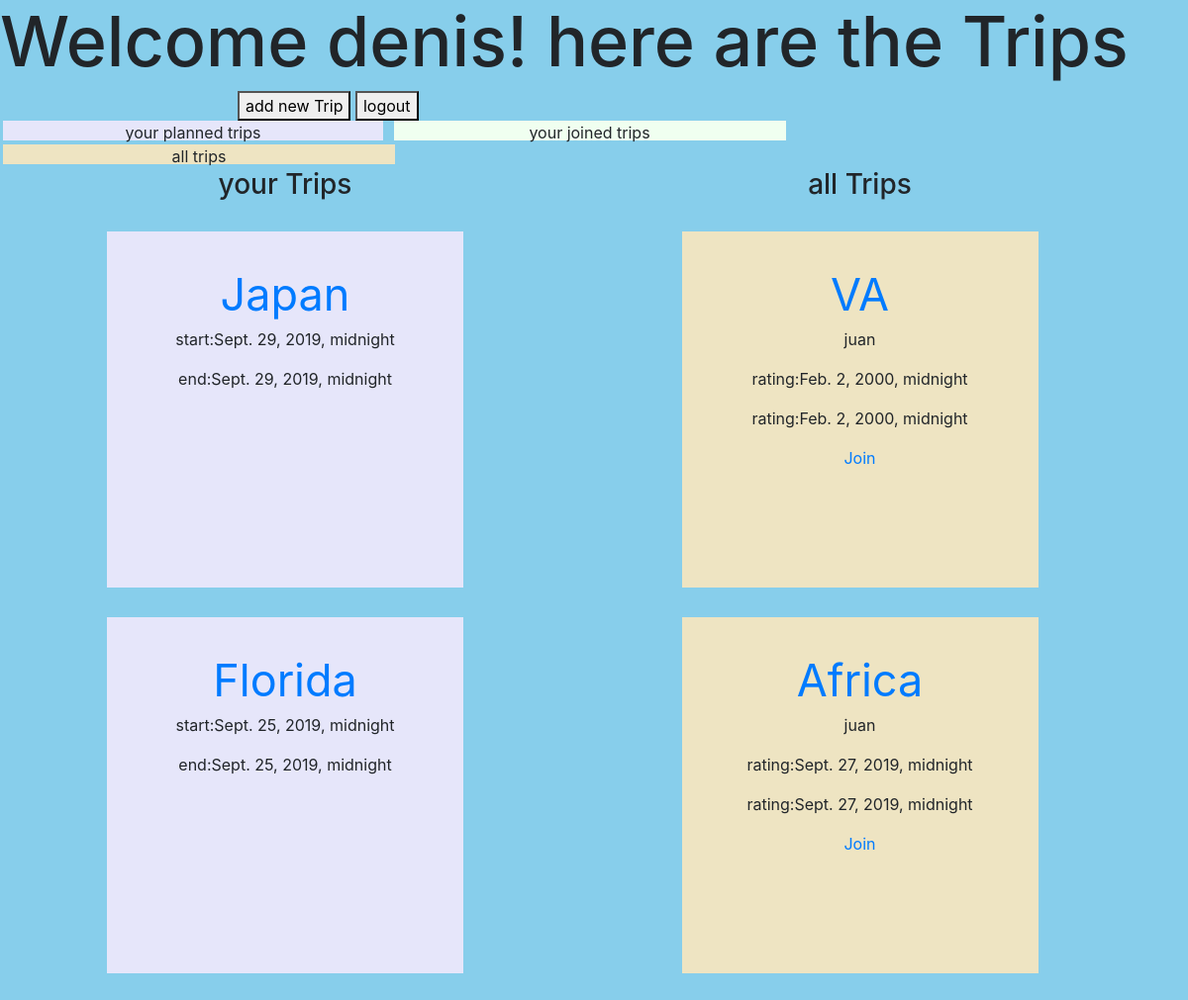
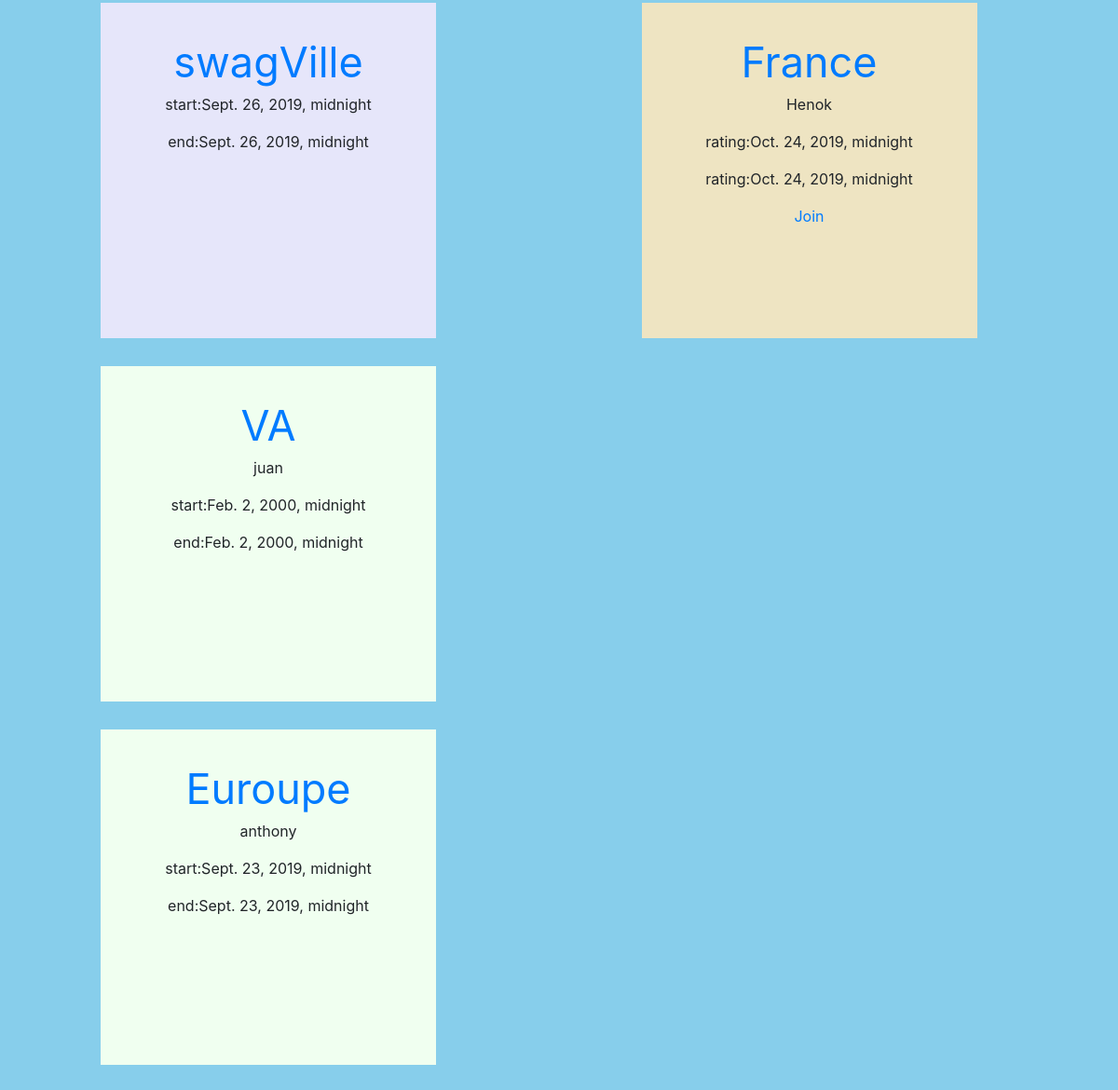
The app's page /travels (signed in) with its own data (2 pictures, top to bottom).
### python_exam_app/models.py (models this page shows, shortened)
class User(models.Model):
    name = models.CharField(max_length=255)
    alias = models.CharField(max_length=255)
    email = models.CharField(max_length=255)
    password = models.CharField(max_length=255)
    created_at = models.DateTimeField(auto_now_add=True)
    updated_at = models.DateTimeField(auto_now_add=True)
    objects = UserManager()

class Trip(models.Model):
    destination =  models.CharField(max_length=255)
    start_date = created_at = models.DateTimeField()
    end_date = created_at = models.DateTimeField()
    plan = models.TextField()
    planner = models.ForeignKey(User, related_name='trips', on_delete=models.CASCADE)
    created_at = models.DateTimeField(auto_now_add=True)
    updated_at = models.DateTimeField(auto_now_add=True)
    buddies = models.ManyToManyField(User, related_name="trip")
    objects = TripManager()

### python_exam_app/views.py (the view)
# urls.py: path('travels', views.show_all_trips),
def show_all_trips(request):
    if 'id' not in request.session:
        return redirect('/')
    else:
        user = User.objects.get(id = request.session['id'])
        user_trips = Trip.objects.filter(planner = user.id)
        joined_trips = Trip.objects.filter(buddies = user.id)
        all_trips = Trip.objects.exclude(id__in = joined_trips)
        context = {
            'logged_in_user' : user,
            'user_trips': user_trips,
            'all_trips' : all_trips,
            'user' : user,
            'joined_trips' : joined_trips
        }
        return render(request, 'travel_advisery.html', context)

### python_exam_app/templates/travel_advisery.html (shortened to what this page needs)
<!DOCTYPE html>
<html lang="en">
<head>
    <link rel="stylesheet" href="https://stackpath.bootstrapcdn.com/bootstrap/4.3.1/css/bootstrap.min.css">
</head>
<body>
    <div id="maincontainer" >
        <h1>Welcome {{user.name}}! here are the Trips </h1>
        <a  id="logout_button" href="/add_trip"><button>add new Trip</button></a>
        <a  href="/logout"><button>logout</button></a>
        <br>
        <div id="keys">
            <div id="purple">
                <p>your planned trips</p>
            </div>
            <div id="green">
                    <p>your joined trips</p>
            </div>
            <div id="tan">
                    <p>all trips</p>
            </div>
        </div>
        <div id="reviews_container">
            <div class="inline" id="my_trips">
                <h3>your Trips</h3>
                {% for trip in user_trips %}
                    <div class="lavender_reviews my_reviews">
                        <a id="book_title" href="/trip/{{trip.id}}">{{trip.destination}}</a>
                        <p>start:{{trip.start_date}}</p>
                        <p>end:{{trip.start_date}}</p>
                    </div>
                {% endfor %}
                {% for trip in joined_trips %}
                    <div class="joined_reviews my_reviews">
                        <a id="book_title" href="/trip/{{trip.id}}">{{trip.destination}}</a>
                        <p>{{trip.planner.name}}</p>
                        <p>start:{{trip.start_date}}</p>
                        <p>end:{{trip.start_date}}</p>
                    </div>
                {% endfor %}
            </div>
            <div class="inline " id="all_trips">
                <h3>all Trips</h3>
                {% for trip in all_trips %}
                    {% if trip.planner.id != request.session.id %}
                        <div class="tan_reviews all_reviews">
                            <a id="book_title" href="/trip/{{trip.id}}">{{trip.destination}}</a>
                            <p>{{trip.planner.name}}</p>
                            <p>rating:{{trip.start_date}}</p>
                            <p>rating:{{trip.start_date}}</p>
                            <a href="/join_trip/{{trip.id}}">Join</a>
                        </div>
                    {% endif %}
                {% endfor %}
            </div>
        </div>
    </div>
    </body>
</html>

### python_exam_app/templates/travel_advisery.html (style rules this page uses)
#maincontainer { background-color: skyblue; }
h1 { display: inline-block; font-size: 70px; }
#logout_button { margin-left: 20%; }
#purple { margin: 0 3px; width: 32%; height: 20px; background-color: lavender; display: inline-block; text-align: center; }
#green { margin: 0 3px; width: 33%; height: 20px; background-color: honeydew; display: inline-block; text-align: center; }
#tan { margin: 0 3px; width: 33%; height: 20px; background-color: #eee4c2; display: inline-block; text-align: center; }
.lavender_reviews { margin: 30px auto; background-color: lavender; width: 300px; height: 300px; text-align: center; padding: 30px; overflow-wrap: break-word; overflow: auto }
.joined_reviews { margin: 30px auto; background-color: honeydew; width: 300px; height: 300px; text-align: center; padding: 30px; overflow-wrap: break-word; overflow: auto }
.tan_reviews { margin: 30px auto; background-color: #eee4c2; width: 300px; height: 300px; text-align: center; padding: 30px; overflow-wrap: break-word; overflow: auto; }
.inline { display: inline-block; width: 48%; vertical-align: top; text-align: center; border-radius: 15px; }
#book_title { font-size: 45px; }
* { -webkit-box-sizing: content-box; -moz-box-sizing: content-box; box-sizing: content-box; }
*:before,*:after { -webkit-box-sizing: content-box; -moz-box-sizing: content-box; box-sizing: content-box; }

### records on screen
User: name "denis"
Trip: destination "Japan", start_date "Sept. 29, 2019, midnight"
Trip: destination "Florida", start_date "Sept. 25, 2019, midnight"
Trip: destination "swagVille", start_date "Sept. 26, 2019, midnight"
Trip: destination "VA", planner.name "juan", start_date "Feb. 2, 2000, midnight"
Trip: destination "Euroupe", planner.name "anthony", start_date "Sept. 23, 2019, midnight"
Trip: destination "VA", planner.name "juan", start_date "Feb. 2, 2000, midnight"
Trip: destination "Africa", planner.name "juan", start_date "Sept. 27, 2019, midnight"
Trip: destination "France", planner.name "Henok", start_date "Oct. 24, 2019, midnight"
